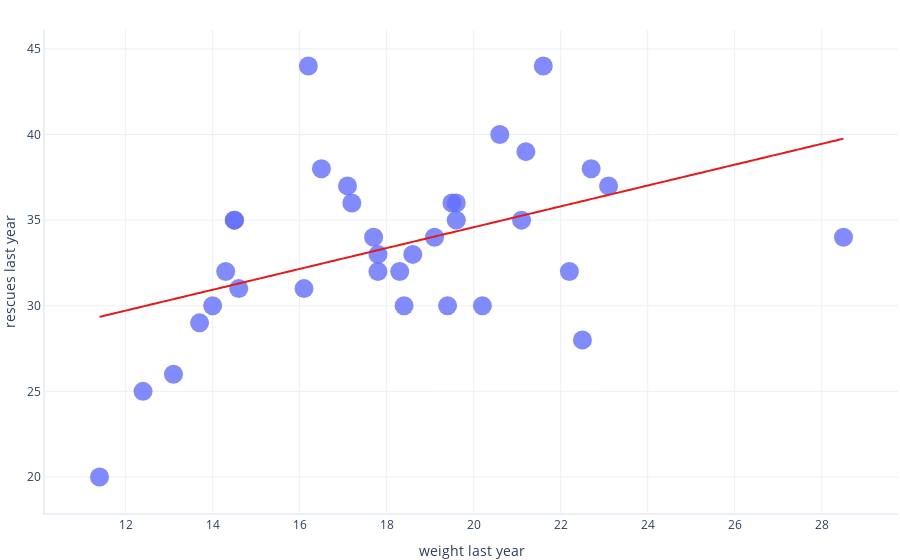

This figure's notebook cell:
### Markdown cell above
# Training Set

We begin by training our model using the _training set_, and testing its performance with the same _training set_:

### Code cell
import statsmodels.formula.api as smf
from sklearn.metrics import mean_squared_error as mse

# First, we define our formula using a special syntax
# This says that rescues_last_year is explained by weight_last_year
formula = "rescues_last_year ~ weight_last_year"

# Create and train the model
model = smf.ols(formula = formula, data = train).fit()

# Graph the result against the data
graphing.scatter_2D(train, "weight_last_year", "rescues_last_year", trendline = lambda x: model.params[1] * x + model.params[0])
